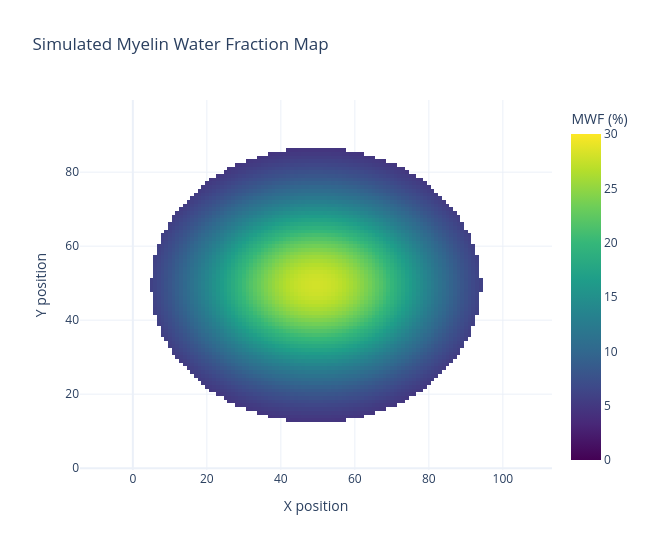

The cell this chart's notebook holds for it:
### Code cell
import numpy as np
import plotly.graph_objects as go

# Generate a synthetic MWF map
# Values are illustrative and do not represent patient data.

size = 100
x, y = np.meshgrid(
    np.linspace(-1, 1, size),
    np.linspace(-1, 1, size)
)

# Simulated tissue distribution
white_matter = (
    20 * np.exp(-((x/0.65)**2 + (y/0.45)**2))
)

gray_matter = (
    8 * np.exp(-((x/0.9)**2 + (y/0.8)**2))
)

mwf_map = white_matter + gray_matter

# Add a background mask
mask = (x**2 / 0.9**2 + y**2 / 0.75**2) < 1

mwf_map[~mask] = np.nan

# Plot
fig = go.Figure(
    data=go.Heatmap(
        z=mwf_map,
        colorscale="Viridis",
        zmin=0,
        zmax=30,
        colorbar=dict(title="MWF (%)"),
        hovertemplate=(
            "X: %{x:.2f}<br>"
            "Y: %{y:.2f}<br>"
            "MWF: %{z:.2f}%"
            "<extra></extra>"
        )
    )
)

fig.update_layout(
    title="Simulated Myelin Water Fraction Map",
    xaxis_title="X position",
    yaxis_title="Y position",
    template="plotly_white",
    width=650,
    height=550
)

fig.update_yaxes(scaleanchor="x", scaleratio=1)

fig.show()

### Figure 1 — Plotly figure (JSON) as saved in the notebook; plotly's stock layout.template omitted (floating-point values rounded to 4 significant figures; data arrays with more than 128 entries replaced by an {"elided": "..."} marker saying what was removed)
{"data": [{"colorbar": {"title": {"text": "MWF (%)"}}, "colorscale": [[0, "#440154"], [0.1111, "#482878"], [0.2222, "#3e4989"], [0.3333, "#31688e"], [0.4444, "#26828e"], [0.5556, "#1f9e89"], [0.6667, "#35b779"], [0.7778, "#6ece58"], [0.8889, "#b5de2b"], [1, "#fde725"]], "hovertemplate": "X: %{x:.2f}<br>Y: %{y:.2f}<br>MWF: %{z:.2f}%<extra></extra>", "type": "heatmap", "z": {"elided": "100x100 float values"}, "zmax": 30, "zmin": 0}], "layout": {"height": 550, "title": {"text": "Simulated Myelin Water Fraction Map"}, "width": 650, "xaxis": {"title": {"text": "X position"}}, "yaxis": {"scaleanchor": "x", "scaleratio": 1, "title": {"text": "Y position"}}}}
